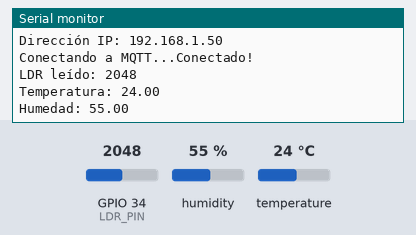
Recording of a program running on a simulated ESP32. Parts: the last lines printed to the serial monitor. The test bench sets the inputs (shaded band); at power-on: humidity 55 %, GPIO 34 (LDR_PIN) = 2048, temperature 24 °C. WiFi joins after 1.5 s; servers stay silent unless stated; no MQTT or app messages arrive unless stated.

Above: at 2.7 s.
2.8 s: humidity set to 22 %
At 4.2 s:
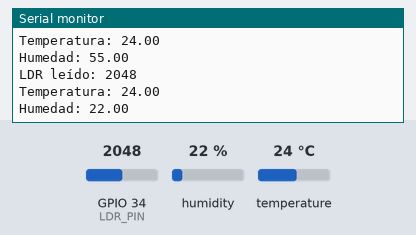
5.5 s: GPIO 34 (LDR_PIN) set to 2866
At 6.1 s:
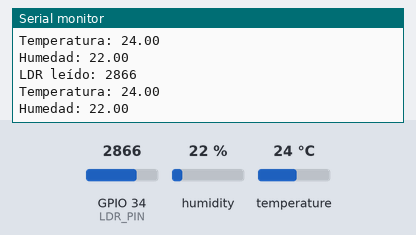
8.2 s: temperature set to 12 °C
At 10.6 s:
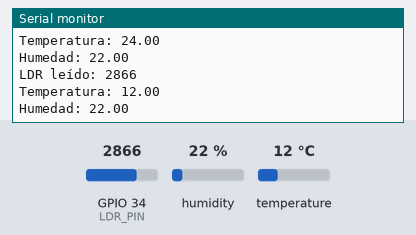
10.9 s: GPIO 34 (LDR_PIN) set to 3603
At 12.6 s:
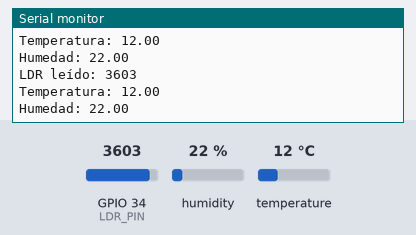
13.6 s: humidity set to 40 %
At 14.4 s:
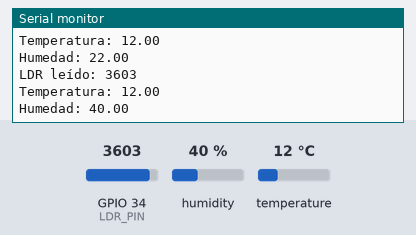
Timing chart, 0 to 16.6 s (numbered marks = the images above; inputs shaded):
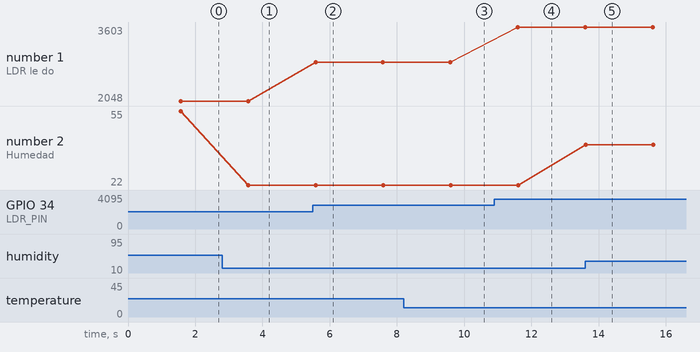

The program:

main.cpp
```cpp
#include <WiFi.h>
#include <PubSubClient.h>
#include <DHT.h>

// Pines
#define LDR_PIN 34       // LDR en ADC1
#define DHT_PIN 15       // Pin de datos del DHT22
#define DHTTYPE DHT22    // Tipo de sensor

// Config WiFi
const char* ssid = "Your SSID";
const char* password = "Your Password";

// Config MQTT
const char* mqtt_server = "Mqtt Broker IP address";
const int mqtt_port = 1883;
const char* mqtt_user = "";
const char* mqtt_password = "";
const char* mqtt_topic_ldr = "sensor/ldr";
const char* mqtt_topic_temp = "sensor/temperature";
const char* mqtt_topic_hum = "sensor/humidity";

WiFiClient espClient;
PubSubClient client(espClient);
DHT dht(DHT_PIN, DHTTYPE);

void setup_wifi() {
  delay(10);
  Serial.println();
  Serial.print("Conectando a ");
  Serial.println(ssid);

  WiFi.begin(ssid, password);
  while (WiFi.status() != WL_CONNECTED) {
    delay(500);
    Serial.print(".");
  }

  Serial.println("");
  Serial.println("WiFi conectado");
  Serial.print("Dirección IP: ");
  Serial.println(WiFi.localIP());
}

void reconnect() {
  while (!client.connected()) {
    Serial.print("Conectando a MQTT...");
    if (client.connect("ESP32Client", mqtt_user, mqtt_password)) {
      Serial.println("Conectado!");
    } else {
      Serial.print("Fallo, rc=");
      Serial.print(client.state());
      Serial.println(" reintentando en 5 segundos");
      delay(5000);
    }
  }
}

void setup() {
  Serial.begin(115200);
  dht.begin();
  setup_wifi();
  client.setServer(mqtt_server, mqtt_port);
}

void loop() {
  if (!client.connected()) {
    reconnect();
  }
  client.loop();

  // LDR
  int ldr_value = analogRead(LDR_PIN);
  Serial.print("LDR leído: ");
  Serial.println(ldr_value);
  char ldr_str[10];
  snprintf(ldr_str, sizeof(ldr_str), "%d", ldr_value);
  client.publish(mqtt_topic_ldr, ldr_str);

  // DHT22
  float temperature = dht.readTemperature();
  float humidity = dht.readHumidity();

  if (!isnan(temperature) && !isnan(humidity)) {
    Serial.print("Temperatura: ");
    Serial.println(temperature);
    Serial.print("Humedad: ");
    Serial.println(humidity);

    char temp_str[10];
    char hum_str[10];
    dtostrf(temperature, 4, 2, temp_str);
    dtostrf(humidity, 4, 2, hum_str);

    client.publish(mqtt_topic_temp, temp_str);
    client.publish(mqtt_topic_hum, hum_str);
  } else {
    Serial.println("Error leyendo el sensor DHT22.");
  }

  delay(2000);
}
```

Measured:
- after the input at 2.8 s, the serial monitor: prints a new line after 0.78 s (image 1)
- after the input at 5.5 s, the serial monitor: prints a new line after 0.08 s (image 2)
- after the input at 8.2 s, the serial monitor: prints a new line after 1.4 s (image 3)
- after the input at 10.9 s, the serial monitor: prints a new line after 0.70 s (image 4)
- after the input at 13.6 s, the serial monitor: prints a new line at once (image 5)
- plotted number 1: 2048 → 2866 after the input at 5.5 s, 2866 → 3603 after the input at 10.9 s
- plotted number 2: 55 → 22 after the input at 2.8 s, 22 → 40 after the input at 13.6 s
